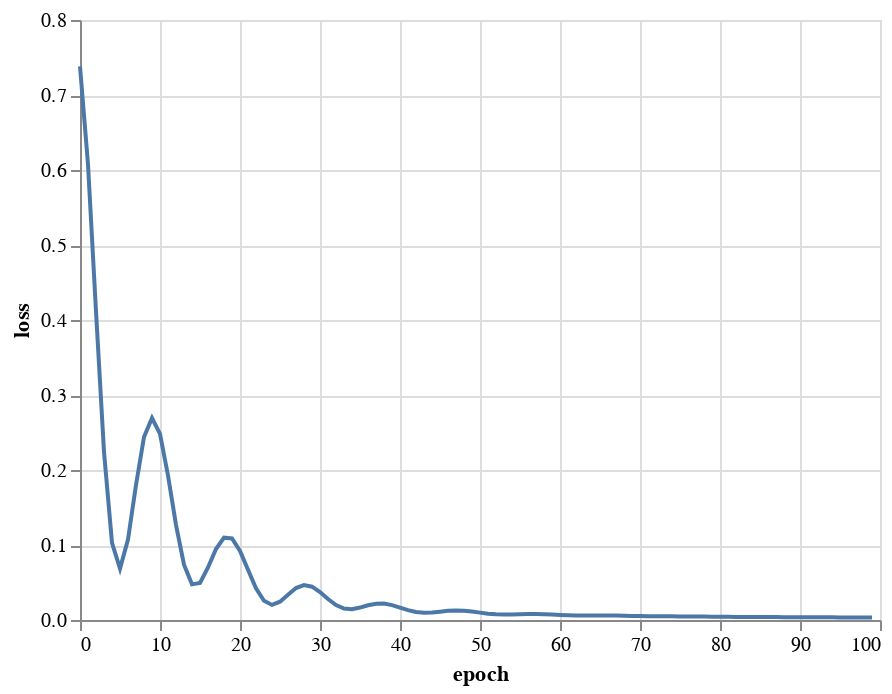

The code cell stored with this chart in its notebook:
### Markdown cell above
# Cartpole Neural Net Training

### Code cell
Q = np.diag([0.1, 20, 1, 1])
R = np.array([2])


def train_cart_pole(
    num_samples={"x": 20, "theta": 50, "x_dot": 20, "theta_dot": 20},
    ranges={
        "x": (-5, 5),
        "theta": (0, 2 * np.pi),
        "x_dot": (-10, 10),
        "theta_dot": (-10, 10),
    },
    lr=1e-4,
    epochs=300,
    steps_per_epoch=100,
    target_state={"x": 0.0, "theta": np.pi, "x_dot": 0.0, "theta_dot": 0.0},
    discount_factor=0.9999,
):
    assert target_state != None

    # Create the plant
    plant, context, _ = create_cartpole()

    # Create a state space grid, ensuring that the target state is included
    states = {
        k: np.unique(
            np.append(
                np.linspace(ranges[k][0], ranges[k][1], num_samples[k]), target_state[k]
            )
        )
        for k in num_samples
    }
    state_grid_cart = np.meshgrid(
        states["x"],
        states["theta"],
        states["x_dot"],
        states["theta_dot"],
        indexing="ij",
    )
    num_samples = {k: states[k].size for k in states}
    state_grid = np.vstack([s.flatten() for s in state_grid_cart])

    # zero cost state
    target_state = np.array([v for v in target_state.values()]).reshape(-1, 1)

    # A neural network for the cartpole
    mlp = MultilayerPerceptron(
        [False, True, False, False],
        [100, 100, 1],
        [
            PerceptronActivationType.kReLU,
            PerceptronActivationType.kReLU,
            PerceptronActivationType.kIdentity,
        ],
    )

    # train the neural network
    mlp_context, loss_over_time = ContinuousFittedValueIteration(
        plant,
        context,
        mlp,
        partial(compute_state_cost, Q, target_state),
        compute_u_star,
        R,
        state_grid,
        time_step=0.01,
        discount_factor=discount_factor,
        lr=lr,
        minibatch=32,
        epochs=epochs,
        optimization_steps_per_epoch=steps_per_epoch,
        input_limits=None,
        target_state=target_state,
    )

    J = mlp.BatchOutput(mlp_context, state_grid)[0]

    states = pd.DataFrame(
        {
            "x": state_grid[0],
            "theta": state_grid[1],
            "x_dot": state_grid[2],
            "theta_dot": state_grid[3],
            "J": J,
        }
    )

    return mlp, mlp_context, loss_over_time, states


mlp, mlp_context, loss_over_time, states = train_cart_pole(
    epochs=200,
    discount_factor=0.9999,
    lr=1e-4,
    steps_per_epoch=100,
    ranges={
        "x": (-2, 2),
        "theta": (np.pi - 0.5, np.pi + 0.5),
        "x_dot": (-5, 5),
        "theta_dot": (-5, 5),
    },
)

plot_loss(loss_over_time)

### Figure 1 — Vega-Lite specification as saved in the notebook (floating-point values rounded to 4 significant figures)
{"config": {"view": {"continuousWidth": 400, "continuousHeight": 300}}, "data": {"name": "data-e267405d239abb3f5ab6155a25c2d91c"}, "mark": "line", "encoding": {"x": {"field": "epoch", "type": "quantitative"}, "y": {"field": "loss", "type": "quantitative"}}, "$schema": "https://vega.github.io/schema/vega-lite/v4.17.0.json", "datasets": {"data-e267405d239abb3f5ab6155a25c2d91c": [{"epoch": 0, "loss": 0.7381}, {"epoch": 1, "loss": 0.6074}, {"epoch": 2, "loss": 0.4114}, {"epoch": 3, "loss": 0.2243}, {"epoch": 4, "loss": 0.1027}, {"epoch": 5, "loss": 0.06855}, {"epoch": 6, "loss": 0.1071}, {"epoch": 7, "loss": 0.18}, {"epoch": 8, "loss": 0.244}, {"epoch": 9, "loss": 0.2693}, {"epoch": 10, "loss": 0.2481}, {"epoch": 11, "loss": 0.1927}, {"epoch": 12, "loss": 0.1269}, {"epoch": 13, "loss": 0.07378}, {"epoch": 14, "loss": 0.04754}, {"epoch": 15, "loss": 0.04949}, {"epoch": 16, "loss": 0.07008}, {"epoch": 17, "loss": 0.09462}, {"epoch": 18, "loss": 0.1098}, {"epoch": 19, "loss": 0.1087}, {"epoch": 20, "loss": 0.0922}, {"epoch": 21, "loss": 0.06707}, {"epoch": 22, "loss": 0.0424}, {"epoch": 23, "loss": 0.02565}, {"epoch": 24, "loss": 0.0201}, {"epoch": 25, "loss": 0.02436}, {"epoch": 26, "loss": 0.03372}, {"epoch": 27, "loss": 0.04255}, {"epoch": 28, "loss": 0.04663}, {"epoch": 29, "loss": 0.04443}, {"epoch": 30, "loss": 0.03721}, {"epoch": 31, "loss": 0.02795}, {"epoch": 32, "loss": 0.01989}, {"epoch": 33, "loss": 0.01522}, {"epoch": 34, "loss": 0.01446}, {"epoch": 35, "loss": 0.01657}, {"epoch": 36, "loss": 0.01963}, {"epoch": 37, "loss": 0.02178}, {"epoch": 38, "loss": 0.02188}, {"epoch": 39, "loss": 0.01988}, {"epoch": 40, "loss": 0.01655}, {"epoch": 41, "loss": 0.0131}, {"epoch": 42, "loss": 0.0106}, {"epoch": 43, "loss": 0.009589}, {"epoch": 44, "loss": 0.009954}, {"epoch": 45, "loss": 0.0111}, {"epoch": 46, "loss": 0.01226}, {"epoch": 47, "loss": 0.0128}, {"epoch": 48, "loss": 0.01245}, {"epoch": 49, "loss": 0.01132}, {"epoch": 50, "loss": 0.009848}, {"epoch": 51, "loss": 0.008485}, {"epoch": 52, "loss": 0.007578}, {"epoch": 53, "loss": 0.007248}, {"epoch": 54, "loss": 0.007385}, {"epoch": 55, "loss": 0.007729}, {"epoch": 56, "loss": 0.008007}, {"epoch": 57, "loss": 0.008032}, {"epoch": 58, "loss": 0.007758}, {"epoch": 59, "loss": 0.007273}, {"epoch": 60, "loss": 0.006732}, {"epoch": 61, "loss": 0.006286}, {"epoch": 62, "loss": 0.006019}, {"epoch": 63, "loss": 0.005935}, {"epoch": 64, "loss": 0.005967}, {"epoch": 65, "loss": 0.006016}, {"epoch": 66, "loss": 0.006001}, {"epoch": 67, "loss": 0.005881}, {"epoch": 68, "loss": 0.00567}, {"epoch": 69, "loss": 0.005416}, {"epoch": 70, "loss": 0.005179}, {"epoch": 71, "loss": 0.005003}, {"epoch": 72, "loss": 0.004904}, {"epoch": 73, "loss": 0.004865}, {"epoch": 74, "loss": 0.004852}, {"epoch": 75, "loss": 0.004829}, {"epoch": 76, "loss": 0.00477}, {"epoch": 77, "loss": 0.004672}, {"epoch": 78, "loss": 0.004546}, {"epoch": 79, "loss": 0.004416}, {"epoch": 80, "loss": 0.004301}, {"epoch": 81, "loss": 0.004215}, {"epoch": 82, "loss": 0.004155}, {"epoch": 83, "loss": 0.004114}, {"epoch": 84, "loss": 0.004076}, {"epoch": 85, "loss": 0.004031}, {"epoch": 86, "loss": 0.003971}, {"epoch": 87, "loss": 0.003899}, {"epoch": 88, "loss": 0.003821}, {"epoch": 89, "loss": 0.003747}, {"epoch": 90, "loss": 0.003682}, {"epoch": 91, "loss": 0.003628}, {"epoch": 92, "loss": 0.003584}, {"epoch": 93, "loss": 0.003543}, {"epoch": 94, "loss": 0.003502}, {"epoch": 95, "loss": 0.003456}, {"epoch": 96, "loss": 0.003406}, {"epoch": 97, "loss": 0.003353}, {"epoch": 98, "loss": 0.0033}, {"epoch": 99, "loss": 0.00325}]}}
